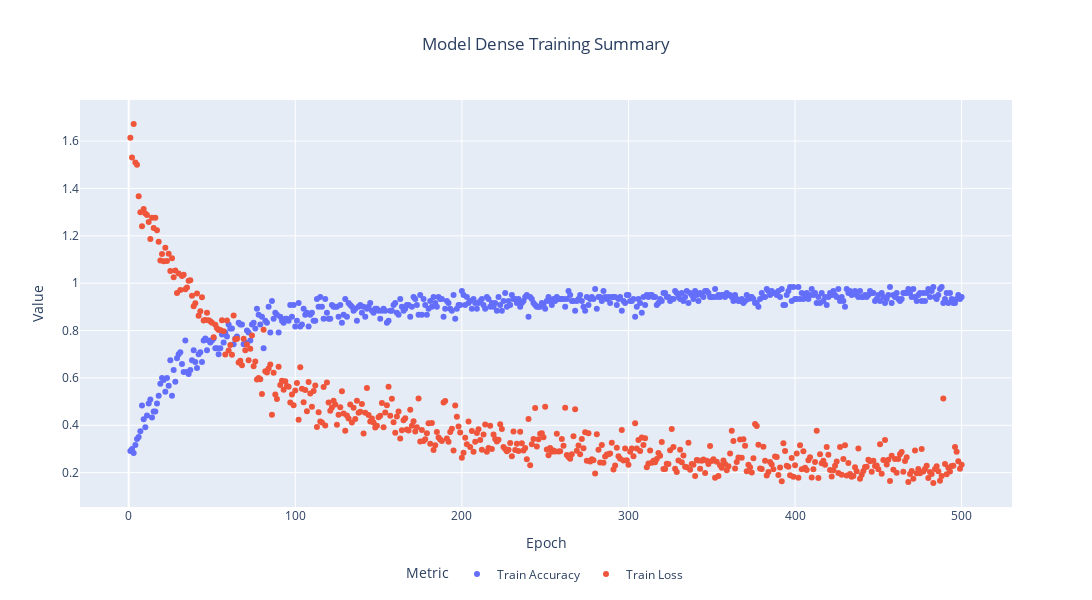

Source (notebook cell):
### Code cell
def show_train_summary(model_name, history, epochs):
    """
    Visualizes the training summary for a model's performance over epochs using an interactive scatter plot.

    Args:
        model_name (str): The name of the model, used in the plot title.
        history (keras.callbacks.History): The history object returned by model.fit(), containing training metrics.
        epochs (list): A list of epoch numbers, typically ranging from 1 to the total number of epochs.

    Returns:
        None: Displays the plot in an interactive format.
    """
    # Convert training history to a DataFrame for easier manipulation
    history_dict = history.history
    data = {
        'Epoch': epochs,
        'Train Accuracy': history_dict["accuracy"],
        'Train Loss': history_dict["loss"]
    }

    df = pd.DataFrame(data)

    # Melt the DataFrame to make it suitable for Plotly Express
    df_melted = df.melt(id_vars = 'Epoch', value_vars = ['Train Accuracy', 'Train Loss'], 
                        var_name = 'Metric', value_name = 'Value')

    # Create the scatter plot using px.scatter
    fig = px.scatter(df_melted, x = 'Epoch', y = 'Value', color = 'Metric',
                     title = f"Model {model_name} Training Summary",
                     labels = {'Value': 'Value', 'Metric': 'Metric'})

    # Customize the layout
    fig.update_layout(
        height = 600,
        width = 1100,
        title_x = 0.5,
        title_xanchor = 'center',
        legend = dict(
            orientation = 'h',
            yanchor = 'bottom',
            y = -0.2,
            xanchor = 'center',
            x = 0.5
        )
    )

    # Show the plot
    fig.show()

show_train_summary('Dense', history, list(range(1, 500 + 1)))

### Figure 1 — Plotly figure (JSON) as saved in the notebook; plotly's stock layout.template omitted (floating-point values rounded to 4 significant figures; data arrays with more than 128 entries replaced by an {"elided": "..."} marker saying what was removed)
{"data": [{"hovertemplate": "Metric=Train Accuracy<br>Epoch=%{x}<br>Value=%{y}<extra></extra>", "legendgroup": "Train Accuracy", "marker": {"color": "#636efa", "symbol": "circle"}, "mode": "markers", "name": "Train Accuracy", "orientation": "v", "showlegend": true, "type": "scatter", "x": {"elided": "500 int values"}, "xaxis": "x", "y": {"elided": "500 float values"}, "yaxis": "y"}, {"hovertemplate": "Metric=Train Loss<br>Epoch=%{x}<br>Value=%{y}<extra></extra>", "legendgroup": "Train Loss", "marker": {"color": "#EF553B", "symbol": "circle"}, "mode": "markers", "name": "Train Loss", "orientation": "v", "showlegend": true, "type": "scatter", "x": {"elided": "500 int values"}, "xaxis": "x", "y": {"elided": "500 float values"}, "yaxis": "y"}], "layout": {"height": 600, "legend": {"orientation": "h", "title": {"text": "Metric"}, "tracegroupgap": 0, "x": 0.5, "xanchor": "center", "y": -0.2, "yanchor": "bottom"}, "title": {"text": "Model Dense Training Summary", "x": 0.5, "xanchor": "center"}, "width": 1100, "xaxis": {"anchor": "y", "domain": [0, 1], "title": {"text": "Epoch"}}, "yaxis": {"anchor": "x", "domain": [0, 1], "title": {"text": "Value"}}}}
